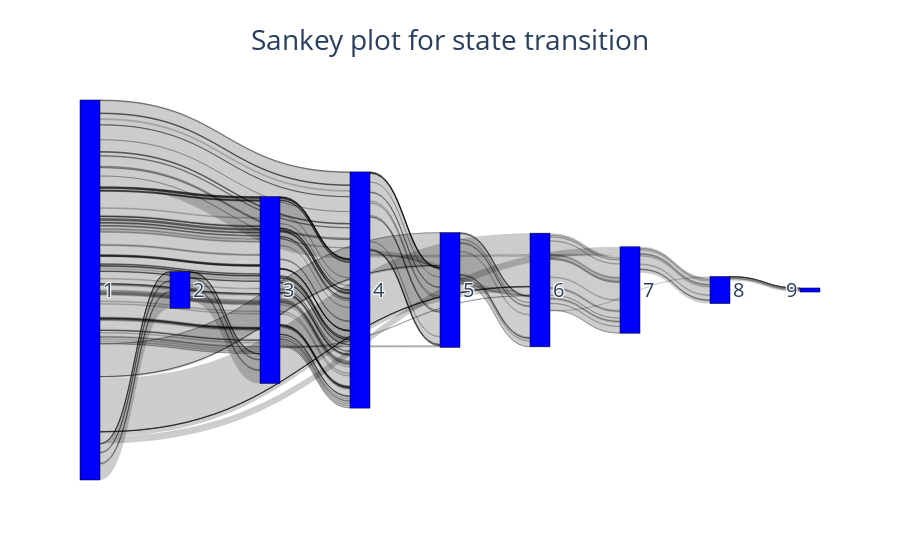

This figure's notebook cell:
### Code cell
import plotly.graph_objects as go

fig = go.Figure(data=[go.Sankey(
    node = dict(
      pad = 15,
      thickness = 20,
      line = dict(color = "black", width = 0.5),
      label = [state for state in range(1,11)],
      color = "blue"
    ),
    link = dict(
      source = source, # indices correspond to labels, eg A1, A2, A1, B1, ...
      target = target,
      value = value,
    hovertemplate='This link has total value %{value}<extra></extra>'
  ))])

fig.update_layout(title_text="Sankey plot for state transition", font_size=20, title_x=0.5)
fig.show()

### Figure 1 — Plotly figure (JSON) as saved in the notebook; plotly's stock layout.template omitted (floating-point values rounded to 4 significant figures; data arrays with more than 128 entries replaced by an {"elided": "..."} marker saying what was removed)
{"data": [{"link": {"hovertemplate": "This link has total value %{value}<extra></extra>", "source": {"elided": "519 int values"}, "target": {"elided": "519 int values"}, "value": {"elided": "519x1 int values"}}, "node": {"color": "blue", "label": [1, 2, 3, 4, 5, 6, 7, 8, 9, 10], "line": {"color": "black", "width": 0.5}, "pad": 15, "thickness": 20}, "type": "sankey"}], "layout": {"font": {"size": 20}, "title": {"text": "Sankey plot for state transition", "x": 0.5}}}
